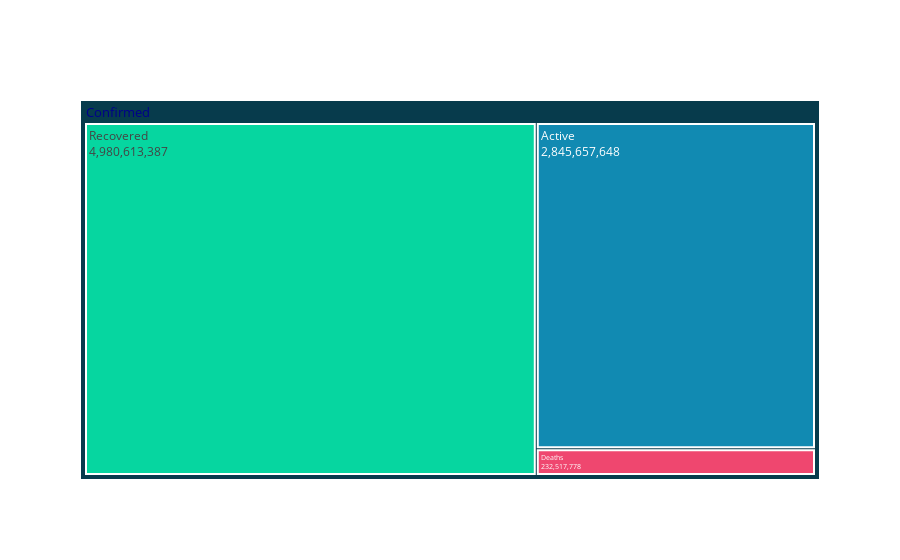

Notebook code for this chart:
### Markdown cell above
#### Recent cases

### Code cell
recent_stats = go.Figure()
recent_stats.add_trace(go.Treemap(labels = ["Confirmed","Active","Recovered","Deaths"],
                                     parents = ["","Confirmed","Confirmed","Confirmed"],
                                     values = [base_stats['Confirmed'].sum(), base_stats['Active'].sum(), base_stats['Recovered'].sum(), base_stats['Deaths'].sum()],
                                      branchvalues="total", marker_colors = ["#073b4c","#118ab2","#06d6a0","#ef476f"],
                                      textinfo = "label+text+value",
                                      outsidetextfont = {"size": 30, "color": "darkblue"},
                                      marker = {"line": {"width": 2}},
                                        pathbar = {"visible": False}
                                     ))

recent_stats.show()

### Figure 1 — Plotly figure (JSON) as saved in the notebook; plotly's stock layout.template omitted (floating-point values rounded to 4 significant figures)
{"data": [{"branchvalues": "total", "labels": ["Confirmed", "Active", "Recovered", "Deaths"], "marker": {"colors": ["#073b4c", "#118ab2", "#06d6a0", "#ef476f"], "line": {"width": 2}}, "outsidetextfont": {"color": "darkblue", "size": 30}, "parents": ["", "Confirmed", "Confirmed", "Confirmed"], "pathbar": {"visible": false}, "textinfo": "label+text+value", "type": "treemap", "values": [8058788813, 2845657648, 4980613387, 232517778]}], "layout": {}}
